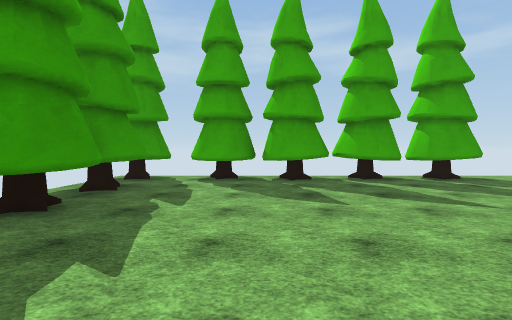
[1] (above)

22 first-person views from a walk through a Unity game level. The camera is 1.5 m above the floor, tilts 2° down and sees 85° across. The floor is counted in squares, 2 m on a side. Each view is taken from the middle of a square. On the plan, view 1 faces up. The plan holds only what a view shows up to about 10 squares ahead; the rest is blank. The place goes on beyond the plan. The player character is not drawn. Surface patterns are stand-ins for the level's own textures.

[2]
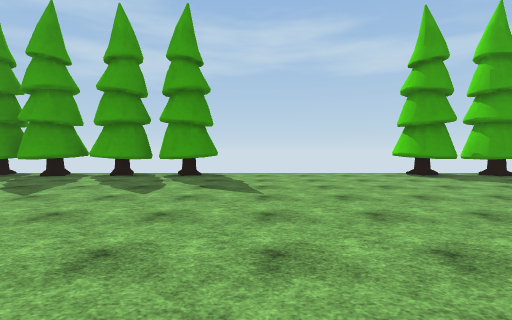

[3]
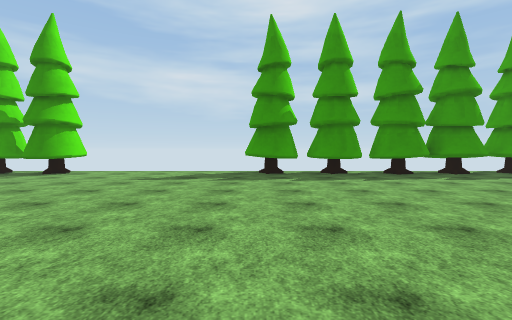

[4]
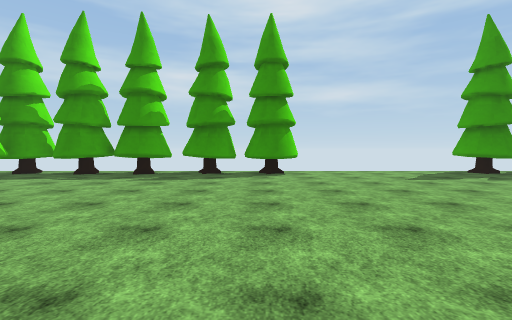

[5]
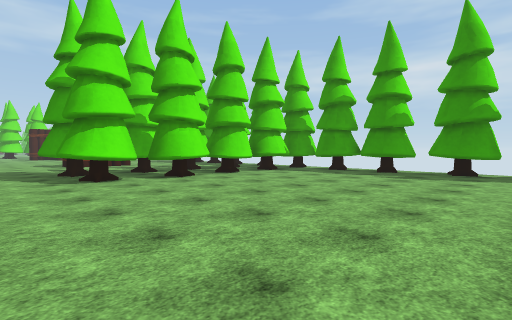

[6]
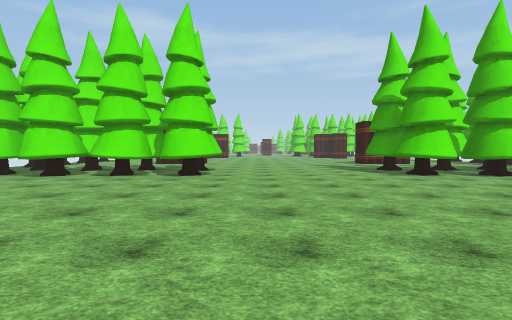

[7]
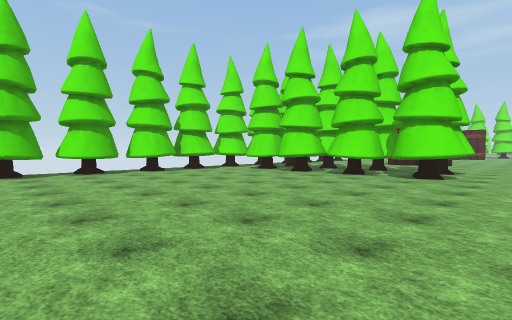

[8]
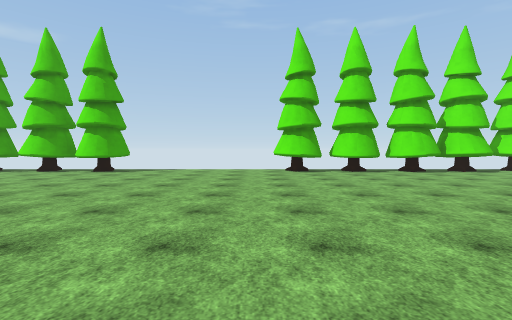

[9]
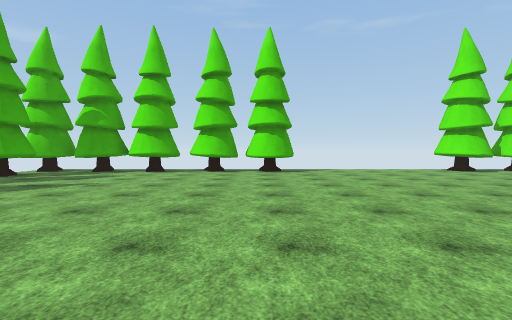

[10]
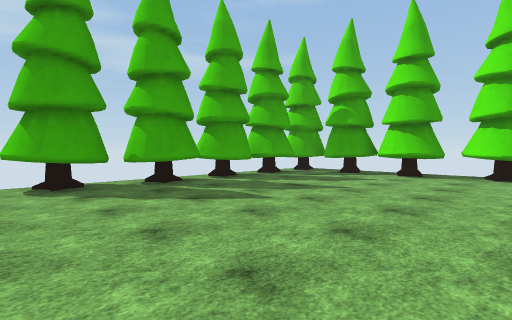

[11]
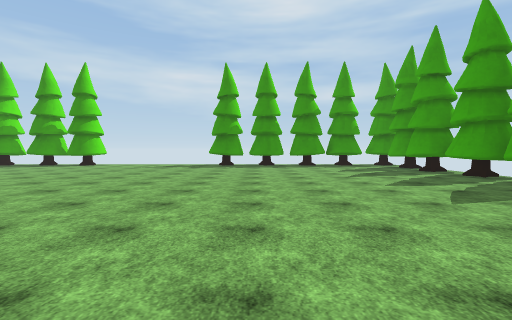

[12]
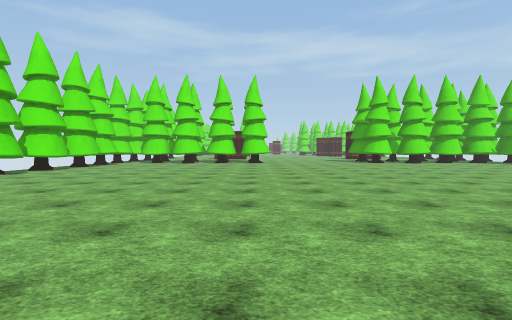

[13]
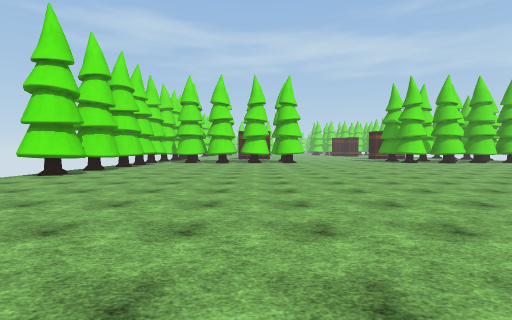

[14]
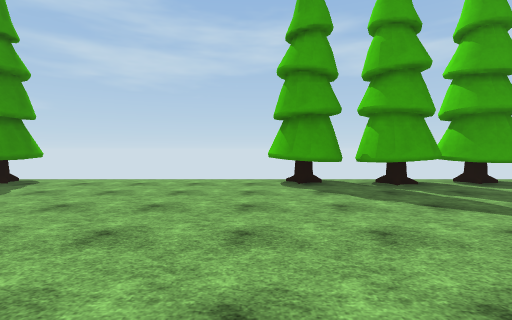

[15]
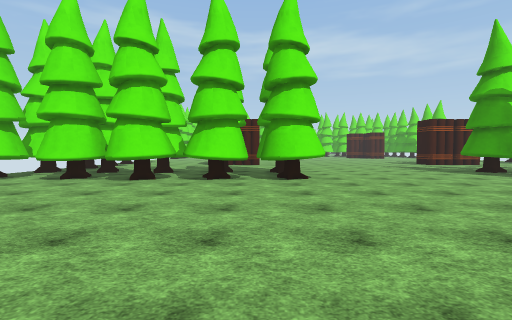

[16]
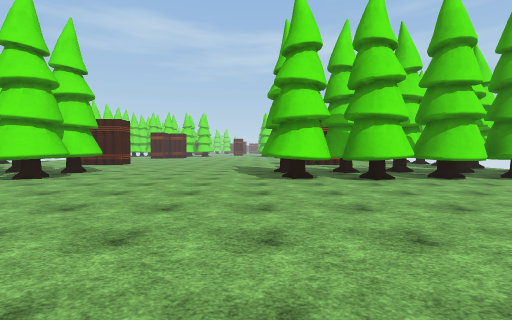

[17]
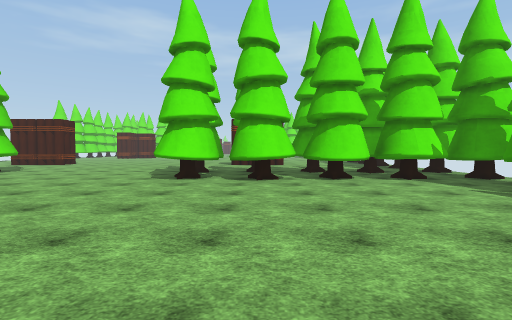

[18]
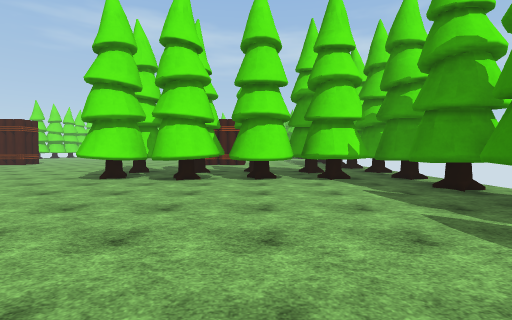

[19]
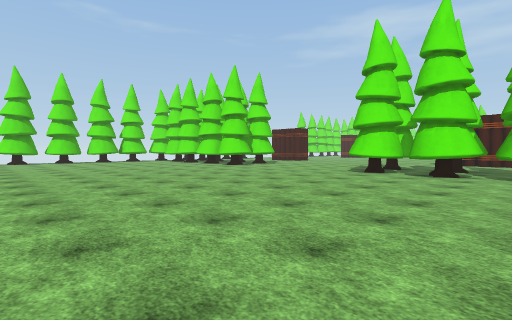

[20]
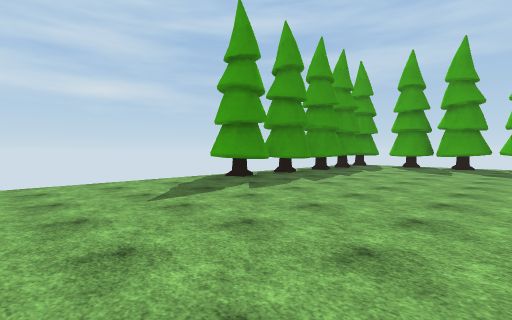

[21]
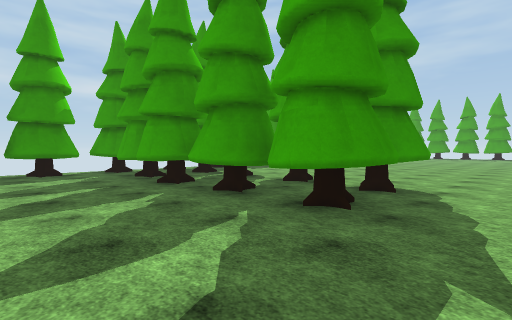

[22]
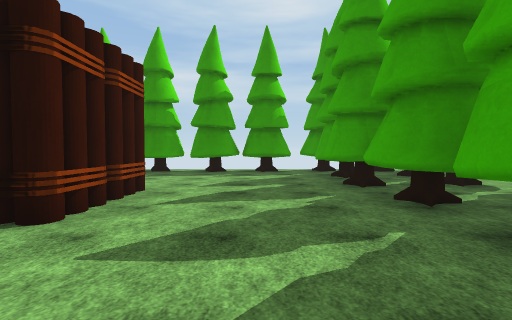

### Floor plan
Key: @ floor where view 1 was taken; # wall or solid block; x gap in a wall; . floor; O other object.
Columns run from 4 left of view 1 to 21 right of it. Each row starts with its distance up from view 1.
  8  #.#x#x#x#......#x###x#
  7  #.#.#.#.#......#.###.###
  6  #......................#
  5  #......................#
  4  #......................#
  3  #......................#
  2  #......................#
  1  #......................#
  0  #..@...................#
 -1 ##......................#
 -2  ........................
 -3  ........................
 -4  ........................
 -5  ........................
 -6  ........................
 -7  #......................##
 -8  #......................#
 -9  #......................#
-10  #......................#
-11  #......................#
-12  #......................#
-13  #......................#
-14  #......................#
-15  ###.###.#......#.###.#.#
-16  #.#######......#######.#
-17  #.#######......#######.#
-18  #.#.#####......#.### ###
-19  #..........   ..
-20  #..........
-21  #..........
-22  #....###.
-23  #...   O

Positions as (right, up) in squares from view 1, and headings:
1: (0, 0), facing up
2: (7, -1), facing up
3: (6, -1), facing left
4: (6, -8), facing left
5: (7, -8), facing down-left
6: (10, -7), facing down
7: (10, -7), facing down-right
8: (10, -6), facing right
9: (10, 0), facing right
10: (11, 1), facing up-right
11: (11, 1), facing left
12: (12, 1), facing down
13: (14, 1), facing down
14: (11, 1), facing up
15: (13, -8), facing down
16: (6, -8), facing down
17: (3, -8), facing down
18: (1, -8), facing down
19: (1, -6), facing down-right
20: (3, -6), facing up-left
21: (7, -21), facing up-left
22: (7, -20), facing left
